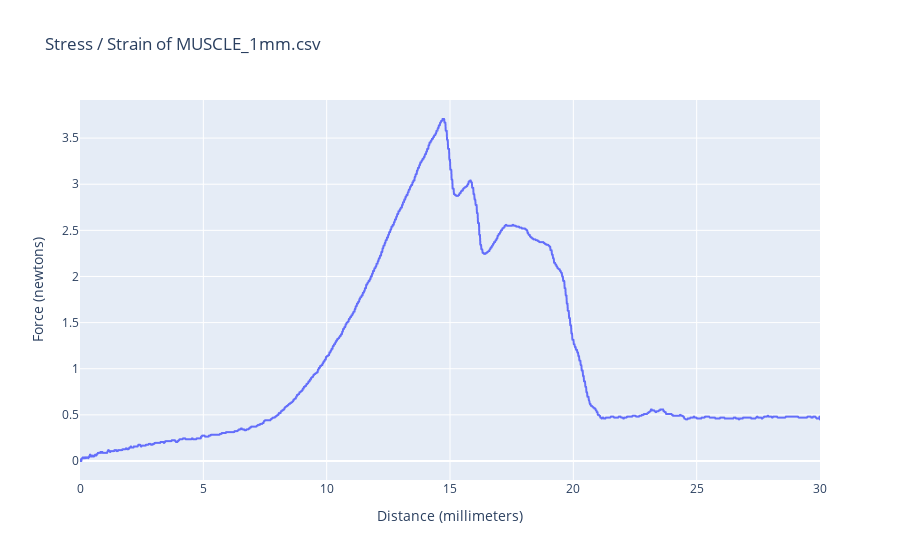

Notebook cell for this chart:
### Code cell
import plotly.express as px
import matplotlib.pyplot as plt

# df['Distance (millimeters)'] = -df['Distance (millimeters)']
# df['Force (newtons))'] = -df['Force (newtons)']
fig = px.line(
    df,
    x="Distance (millimeters)",
    y="Force (newtons)",
    title=f"Stress / Strain of {SAVE_FILENAME}",
)
fig.show()

### Figure 1 — Plotly figure (JSON) as saved in the notebook; plotly's stock layout.template omitted (floating-point values rounded to 4 significant figures; data arrays with more than 128 entries replaced by an {"elided": "..."} marker saying what was removed)
{"data": [{"hovertemplate": "Distance (millimeters)=%{x}<br>Force (newtons)=%{y}<extra></extra>", "legendgroup": "", "line": {"color": "#636efa", "dash": "solid"}, "marker": {"symbol": "circle"}, "mode": "lines", "name": "", "showlegend": false, "type": "scattergl", "x": {"elided": "3437 float values"}, "xaxis": "x", "y": {"elided": "3437 float values"}, "yaxis": "y"}], "layout": {"legend": {"tracegroupgap": 0}, "title": {"text": "Stress / Strain of MUSCLE_1mm.csv"}, "xaxis": {"anchor": "y", "domain": [0, 1], "title": {"text": "Distance (millimeters)"}}, "yaxis": {"anchor": "x", "domain": [0, 1], "title": {"text": "Force (newtons)"}}}}
